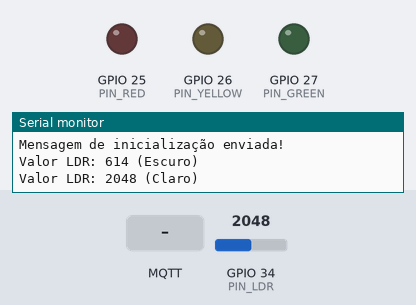
Recording of a sketch running on a simulated ESP32. Parts: output pins drawn as LEDs (lit = HIGH), the last lines printed to the serial monitor. Inputs (shaded band) come from the test bench; at power-on: GPIO 34 (PIN_LDR) = 2048. WiFi joins after 1.5 s; servers stay silent unless stated; no MQTT or app messages arrive unless stated.

Above: at 2.7 s.
2.8 s: MQTT message "green" arrives on the first subscribed topic
At 3.4 s:
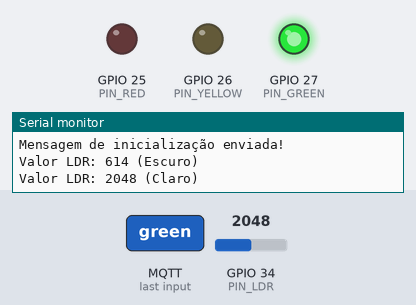
4.3 s: MQTT message "red" arrives on the first subscribed topic
At 5.1 s:
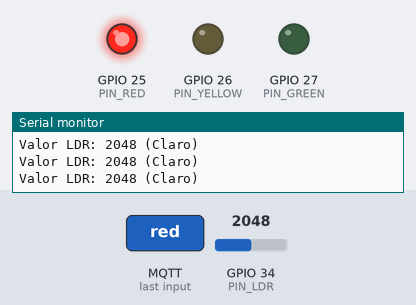
5.8 s: MQTT message "yellow" arrives on the first subscribed topic
At 6.7 s:
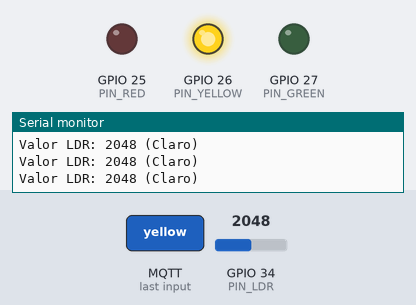
Timing chart, 0 to 8.8 s (numbered marks = the images above; inputs shaded):
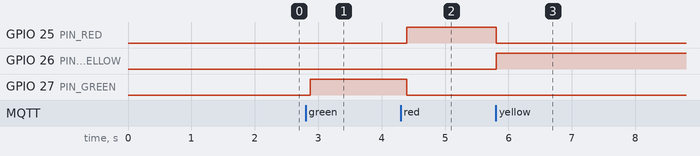

Measured:
- after the input at 2.8 s, GPIO 27 (PIN_GREEN): LOW → HIGH after 0.08 s
- after the input at 4.3 s, GPIO 25 (PIN_RED): LOW → HIGH after 0.09 s; GPIO 27 (PIN_GREEN): HIGH → LOW after 0.09 s
- after the input at 5.8 s, GPIO 25 (PIN_RED): HIGH → LOW at once; GPIO 26 (PIN_YELLOW): LOW → HIGH at once

The sketch:

light2.ino
```cpp
#include <WiFiClientSecure.h>
#include <WiFi.h>
#include <PubSubClient.h>
#include <ArduinoJson.h>

const char* root_ca = R"(
-----BEGIN CERTIFICATE-----
MIIFazCCA1OgAwIBAgIRAIIQz7DSQONZRGPgu2OCiwAwDQYJKoZIhvcNAQELBQAw
TzELMAkGA1UEBhMCVVMxKTAnBgNVBAoTIEludGVybmV0IFNlY3VyaXR5IFJlc2Vh
cmNoIEdyb3VwMRUwEwYDVQQDEwxJU1JHIFJvb3QgWDEwHhcNMTUwNjA0MTEwNDM4
WhcNMzUwNjA0MTEwNDM4WjBPMQswCQYDVQQGEwJVUzEpMCcGA1UEChMgSW50ZXJu
ZXQgU2VjdXJpdHkgUmVzZWFyY2ggR3JvdXAxFTATBgNVBAMTDElTUkcgUm9vdCBY
MTCCAiIwDQYJKoZIhvcNAQEBBQADggIPADCCAgoCggIBAK3oJHP0FDfzm54rVygc
h77ct984kIxuPOZXoHj3dcKi/vVqbvYATyjb3miGbESTtrFj/RQSa78f0uoxmyF+
0TM8ukj13Xnfs7j/EvEhmkvBioZxaUpmZmyPfjxwv60pIgbz5MDmgK7iS4+3mX6U
A5/TR5d8mUgjU+g4rk8Kb4Mu0UlXjIB0ttov0DiNewNwIRt18jA8+o+u3dpjq+sW
T8KOEUt+zwvo/7V3LvSye0rgTBIlDHCNAymg4VMk7BPZ7hm/ELNKjD+Jo2FR3qyH
B5T0Y3HsLuJvW5iB4YlcNHlsdu87kGJ55tukmi8mxdAQ4Q7e2RCOFvu396j3x+UC
B5iPNgiV5+I3lg02dZ77DnKxHZu8A/lJBdiB3QW0KtZB6awBdpUKD9jf1b0SHzUv
KBds0pjBqAlkd25HN7rOrFleaJ1/ctaJxQZBKT5ZPt0m9STJEadao0xAH0ahmbWn
OlFuhjuefXKnEgV4We0+UXgVCwOPjdAvBbI+e0ocS3MFEvzG6uBQE3xDk3SzynTn
jh8BCNAw1FtxNrQHusEwMFxIt4I7mKZ9YIqioymCzLq9gwQbooMDQaHWBfEbwrbw
qHyGO0aoSCqI3Haadr8faqU9GY/rOPNk3sgrDQoo//fb4hVC1CLQJ13hef4Y53CI
rU7m2Ys6xt0nUW7/vGT1M0NPAgMBAAGjQjBAMA4GA1UdDwEB/wQEAwIBBjAPBgNV
HRMBAf8EBTADAQH/MB0GA1UdDgQWBBR5tFnme7bl5AFzgAiIyBpY9umbbjANBgkq
hkiG9w0BAQsFAAOCAgEAVR9YqbyyqFDQDLHYGmkgJykIrGF1XIpu+ILlaS/V9lZL
ubhzEFnTIZd+50xx+7LSYK05qAvqFyFWhfFQDlnrzuBZ6brJFe+GnY+EgPbk6ZGQ
3BebYhtF8GaV0nxvwuo77x/Py9auJ/GpsMiu/X1+mvoiBOv/2X/qkSsisRcOj/KK
NFtY2PwByVS5uCbMiogziUwthDyC3+6WVwW6LLv3xLfHTjuCvjHIInNzktHCgKQ5
ORAzI4JMPJ+GslWYHb4phowim57iaztXOoJwTdwJx4nLCgdNbOhdjsnvzqvHu7Ur
TkXWStAmzOVyyghqpZXjFaH3pO3JLF+l+/+sKAIuvtd7u+Nxe5AW0wdeRlN8NwdC
jNPElpzVmbUq4JUagEiuTDkHzsxHpFKVK7q4+63SM1N95R1NbdWhscdCb+ZAJzVc
oyi3B43njTOQ5yOf+1CceWxG1bQVs5ZufpsMljq4Ui0/1lvh+wjChP4kqKOJ2qxq
4RgqsahDYVvTH9w7jXbyLeiNdd8XM2w9U/t7y0Ff/9yi0GE44Za4rF2LN9d11TPA
mRGunUHBcnWEvgJBQl9nJEiU0Zsnvgc/ubhPgXRR4Xq37Z0j4r7g1SgEEzwxA57d
emyPxgcYxn/eR44/KJ4EBs+lVDR3veyJm+kXQ99b21/+jh5Xos1AnX5iItreGCc=
-----END CERTIFICATE-----
)";
// Configurações de WiFi e MQTT
const char* ssid = "yanoma";
const char* password = "yanomalindao";
const char* mqtt_username = "yanoma";
const char* mqtt_password = "Safyfk090391!";
const char* mqtt_server = "c6c0a7b3489745eebf6facb43d10e815.s1.eu.hivemq.cloud";
const int mqtt_port = 8883;
const char* clientID = "12";


String initTopic = "traffic-light/" + String(clientID) + "/new"; // Tópico de inicialização
String stateTopic = "traffic-light/state/" + String(clientID); // Tópico para receber o estado do semáforo

// Tópicos MQTT
const char* topicStatus = "traffic/light1/status";
const char* topicControl = "traffic/light1/control";
const char* topicLightSensor = "traffic/light1/light"; // Novo tópico para dados do sensor

enum TrafficLightState { RED, YELLOW, GREEN };

// Pinos do semáforo
const int PIN_RED = 25;
const int PIN_YELLOW = 26;
const int PIN_GREEN = 27;
const int PIN_LDR = 34;

// Constantes do sistema
const int NIGHT_MODE_THRESHOLD = 350;
const int VEHICLE_DETECTION_THRESHOLD = 1500;
const unsigned long SENSOR_PUBLISH_INTERVAL = 1000; // Intervalo de publicação dos dados do sensor

// Variáveis globais
bool nightMode = false;
int currentState = 10000;
unsigned long lastStateChange = 10000;
unsigned long lastSensorPublish = 10000;

// Variáveis para média móvel do LDR
const int NUM_READINGS = 10;
int ldrReadings[NUM_READINGS];
int ldrIndex = 0;
int ldrTotal = 0;
int ldrAverage = 0;

// Tempos padrão (em millisegundos)
int greenTime = 5000;
int yellowTime = 2000;
int redTime = 5000;

// Objetos para WiFi e MQTT
WiFiClientSecure espClient;
PubSubClient client(espClient);


void setup() {
  Serial.begin(115200);

  // Configuração dos pinos
  pinMode(PIN_RED, OUTPUT);
  pinMode(PIN_YELLOW, OUTPUT);
  pinMode(PIN_GREEN, OUTPUT);
  pinMode(PIN_LDR, INPUT);

  // Inicializa array de leituras do LDR
  for (int i = 0; i < NUM_READINGS; i++) {
    ldrReadings[i] = 0;
  }

  // Inicializa conexão WiFi
  setupWiFi();

  // Configura certificado para conexão segura
  espClient.setCACert(root_ca);

  // Configura MQTT
  client.setServer(mqtt_server, mqtt_port);
  client.setCallback(callback);
  connectMQTT();
  sendInitializationMessage();
}

// Função para ler e calcular média do sensor LDR
int readLDR() {
  ldrTotal = ldrTotal - ldrReadings[ldrIndex];
  ldrReadings[ldrIndex] = analogRead(PIN_LDR);
  ldrTotal = ldrTotal + ldrReadings[ldrIndex];
  ldrIndex = (ldrIndex + 1) % NUM_READINGS;

  ldrAverage = ldrTotal / NUM_READINGS;
  return ldrAverage;
}

// Função para publicar dados do sensor de luz
void publishLightSensorData() {
  if (millis() - lastSensorPublish >= SENSOR_PUBLISH_INTERVAL) {
    int ldrValue = readLDR();

    StaticJsonDocument<200> doc;
    doc["raw_value"] = ldrValue;
    doc["percentage"] = map(ldrValue, 0, 4095, 0, 100); // Converte para porcentagem
    doc["is_night_mode"] = nightMode;

    // Classificação do nível de luz
    String lightLevel;
    if (ldrValue < 500) {
      lightLevel = "Muito escuro";
    } else if (ldrValue < 1000) {
      lightLevel = "Escuro";
    } else if (ldrValue < 2000) {
      lightLevel = "Média luminosidade";
    } else if (ldrValue < 3000) {
      lightLevel = "Claro";
    } else {
      lightLevel = "Muito claro";
    }
    doc["light_level"] = lightLevel;

    char buffer[200];
    serializeJson(doc, buffer);
    client.publish(topicLightSensor, buffer);

    // Imprime no Serial para debug
    Serial.print("Valor LDR: ");
    Serial.print(ldrValue);
    Serial.print(" (");
    Serial.print(lightLevel);
    Serial.println(")");

    lastSensorPublish = millis();
  }
}

void setupWiFi() {
  delay(10);
  Serial.println("Conectando ao WiFi...");

  WiFi.begin(ssid, password);

  while (WiFi.status() != WL_CONNECTED) {
    delay(500);
    Serial.print(".");
  }

  Serial.println("\nWiFi conectado!");
}

// Função para conectar ao HiveMQ
void connectMQTT() {
  while (!client.connected()) {
    Serial.print("Conectando ao HiveMQ...");
    if (client.connect(clientID, mqtt_username, mqtt_password)) {
      Serial.println(" Conectado ao HiveMQ!");
      client.subscribe(stateTopic.c_str()); // Inscreve-se no tópico de estado
    } else {
      Serial.print(" Falha de conexão: ");
      Serial.print(client.state());
      delay(2000);
    }
  }
}
// Função para enviar a mensagem de inicialização ao HiveMQ
void sendInitializationMessage() {
  if (client.connected()) {
    const char* initMessage = "{ \"status\": \"initialized\", \"device\": \"ESP32\" }";
    client.publish(initTopic.c_str(), initMessage);
    Serial.println("Mensagem de inicialização enviada!");
  }
}

void callback(char* topic, byte* payload, unsigned int length) {
  // Processa mensagens recebidas via MQTT
  StaticJsonDocument<200> doc;
  deserializeJson(doc, payload, length);

  if (doc.containsKey("nightMode")) {
    nightMode = doc["nightMode"];
  }

  if (String(topic) == stateTopic) {
    String message;
    for (int i = 0; i < length; i++) {
      message += (char)payload[i];
    }

    if (message == "green"){
      updateLights(GREEN);
    }
    else if (message == "red"){
      updateLights(RED);
    }
    else if (message == "yellow"){
      updateLights(YELLOW);
    }
  }
}

void publishStatus() {
  StaticJsonDocument<200> doc;
  doc["lightState"] = currentState;
  doc["nightMode"] = nightMode;
  doc["ldrValue"] = readLDR();
  doc["light_percentage"] = map(readLDR(), 0, 4095, 0, 100);

  char buffer[200];
  serializeJson(doc, buffer);
  client.publish(topicStatus, buffer);
}

int getStateTime() {
  switch (currentState) {
    case 0: return greenTime;
    case 1: return yellowTime;
    case 2: return redTime;
    default: return 1000;
  }
}

void updateLights(TrafficLightState state) {
  digitalWrite(PIN_RED, LOW);
  digitalWrite(PIN_GREEN, LOW);
  digitalWrite(PIN_YELLOW, LOW);
  switch (state) {
    case RED:
      digitalWrite(PIN_RED, HIGH);
      break;
    case YELLOW:
      digitalWrite(PIN_YELLOW, HIGH);
      break;
    case GREEN:
      digitalWrite(PIN_GREEN, HIGH);
      break;
  }
}

void loop() {
  if (!client.connected()) {
    reconnect();
  }
  client.loop();

  publishStatus();
  publishLightSensorData(); // Publica dados do sensor de luz
  delay(100);
}

void reconnect() {
  while (!client.connected()) {
    Serial.print("Conectando ao MQTT...");
    if (client.connect("TrafficLight1", mqtt_username, mqtt_password)) {
      client.subscribe(topicControl);
      Serial.println("Conectado!");
    } else {
      Serial.print("falhou, rc=");
      Serial.print(client.state());
      Serial.println(" tentando novamente em 5 segundos");
      delay(5000);
    }
  }
}
```
